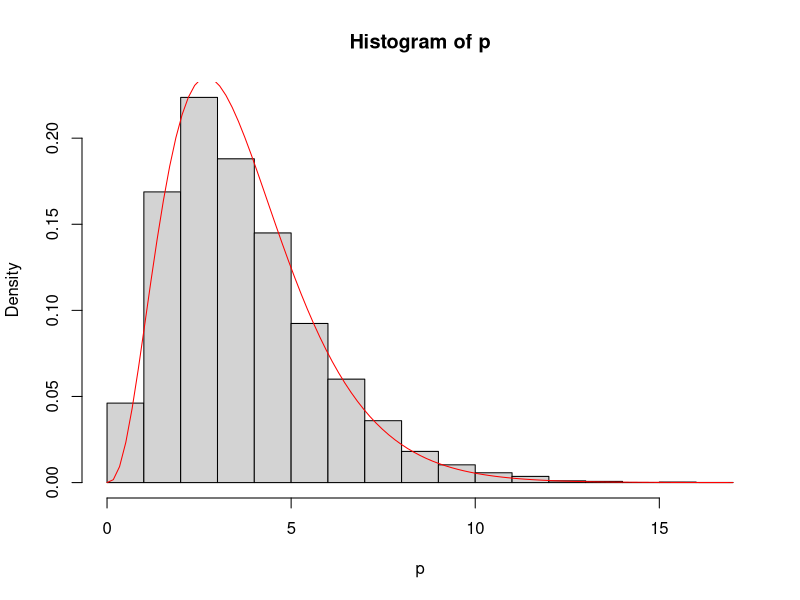
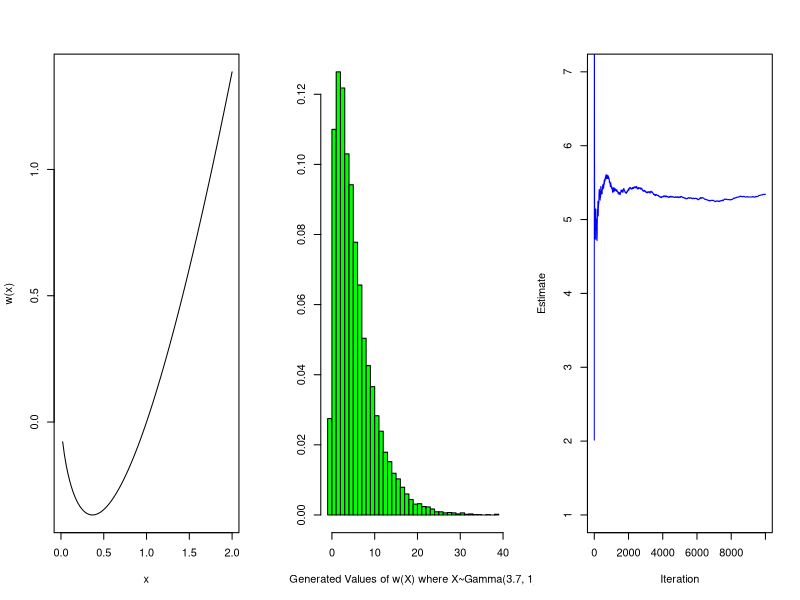

Reproduce these figures in R, in order.
## ---- chunk 1
knitr::opts_chunk$set(echo = TRUE)
## ---- chunk 2

# Simulation from Gamma(alpha,1) distribution using accept-reject 
# and a Gamma(a,b) proposal distribution.

gammasim <- function(n=10000, alfa=3.7) 
{
  a=3
  b=a/alfa
  e = NULL
  x = NULL
  
  for (i in 1:n) {
    
    y = rgamma(1,a,b)
    u = runif(1)
    
    k = b^(-a)*y^(alfa-a)*exp(-(1-b)*y)
      
    if (u < k) x = c(x,y)
  }
  return(x)
}
p = gammasim()
hist(p, freq = FALSE)
curve(dgamma(x,3.7,1), add=TRUE,col='red')
## ---- chunk 3

# Monte carlo integration

mci_int <- function(n) 
{
  n <- 10000 
  u <- rgamma(n, 3.7, 1)
  seq <- 1:(n)
  
  # The function to be integrated:
  
  mci.ex <- function(x) x*log(x)
  
  par(mfrow=c(1,3))
  
  curve(mci.ex(x),xlab="x",ylab="w(x)", from = 0, to = 2)
  
  # The monte carlo sum:
  
  w_x <- mci.ex(u)
  
  hplot <- cumsum(w_x)/seq
  
  # stdh <- sqrt( cumsum(w_x^2)/seq - (w_x)^2) Nan produced???
  
  par(new=F)
  
  hist(w_x, xlab="Generated Values of w(X) where X~Gamma(3.7, 1)",
       freq=F,col="green",breaks=30,ylab="",main="")
  
  par(new=F)
  
  plot(hplot,type="l",col="blue",xlab="Iteration",
       ylab="Estimate", xlim=c(1,n), ylim=c(1,7))
  
  # par(new=T)
  
  # plot(hplot+stdh/sqrt(seq),type="l",col="green",xlab="",
  #      ylab="",lty=2)
  
  # par(new=T)
  
  # plot(hplot-stdh/sqrt(seq),type="l",col="red",
  #     xlab="",ylab="",lty=2)
  return(1/n*sum(w_x))  
}

mci_int(10000)



## ---- chunk 4

# Computes the MCI approximation to E[Xlog(X)] for X~Gamma(3.7, 1).

mci.gamma = function(n=10000)
{	
	x = rgamma(n,3.7, 1)
	return(mean(x*log(x)))
}

mci.gamma()

## ---- chunk 5

riemann.gamma = function(n=10000, alfa = 3.7, lambda =1)
{	
	x = rgamma(n, alfa, lambda)
	x = sort(x)
	
	f <- function(x,alfa = 3.7, lambda =1) lambda^alfa * 1/gamma(alfa)*exp(-lambda*alfa)*x^(alfa-1)
	  
	g <- function(x) x*log(x)
	
	k <- ( g(x[-n]) * f(x[-n]) * (x[-1]-x[-n]) ) 
	
	return(1/(n-1)*sum(k))
}

riemann.gamma()
